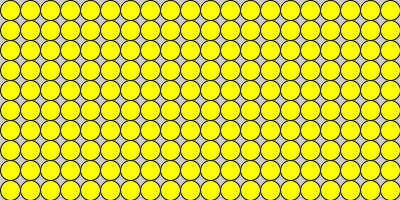
Frame 1 (no input)
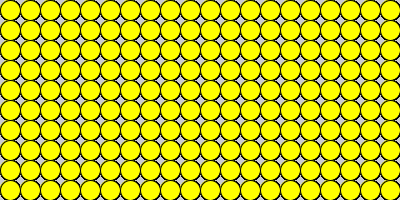
Frame 60 (the mouse pressed at the canvas centre just before this capture)
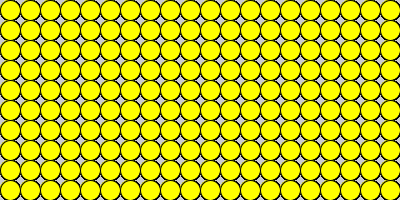
Frame 120 (the mouse held since frame 60 and released just before this capture)

The Processing sketch that drew these frames (run headless with seeded random() and noise(); from frame 60 on, the mouse is pressed at the canvas centre):

// Processing sketch: processing_89841
// ── processing_89841.pde

int x,y;
int shapeSize=20;
void setup()
{
  size(400,200);
}
void draw()
{
  if(mouseX>0&&mouseX<width/2&&mouseY<height/2)
  fill(255,0,0);
  else if(mouseX>0&&mouseX<width/2&&mouseY>height/2)
  fill(0,255,0);
  else if(mouseY>0&&mouseY<height/2&&mouseX>width/2)
  fill(0,0,255);
  else fill(255,255,0);
  for(int i=0;i<20;i++)
  {
    for(int j=0;j<10;j++)
    {
      x=(i*shapeSize)+shapeSize/2;
      y=(j*shapeSize)+shapeSize/2;
      ellipse(x,y,20,20);
    }
  }
}
      
